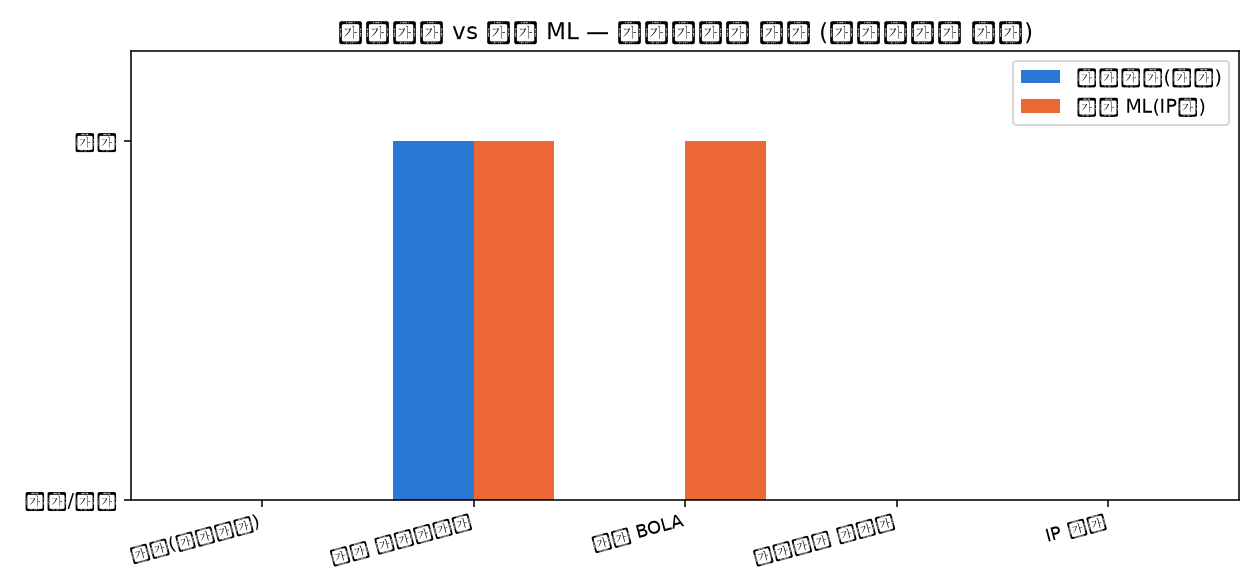

Recreate this plot in Python.
#!/usr/bin/env python3
"""머리맞댄 비교 — 같은 트래픽에 ① ZenSOC 엔트로피(전역) ② 행위 ML(IP별, e2e 고정모델) 을 둘 다 돌린다.

  python compare.py        → results.md · compare.png (같은 폴더)

시나리오마다 '정상 배경 트래픽(여러 IP) + 공격'을 한 전역 스트림으로 만들고:
- 엔트로피: 전역 윈도우 다양성이 baseline 대비 급락하면 탐지 (브루트포스처럼 뒤덮는 공격에 강함)
- ML: 공격 IP 의 15분 창 특징이 고정모델 임계값 아래면 탐지 (조용한·열거 공격에 강함)
결론: 둘의 사각지대가 반대 → 합쳐야 덮인다.
"""
import json
import os
import random
import sys
from datetime import datetime, timedelta, timezone

HERE = os.path.dirname(os.path.abspath(__file__))
sys.path.insert(0, os.path.join(HERE, "ml"))
sys.path.insert(0, HERE)
from entropy_detect import EntropyDetector            # noqa: E402
import features as F                                    # noqa: E402
import detect as D                                      # noqa: E402

NORMAL_PATHS = ["/", "/products.php", "/api/v2/products", "/api/v2/products/{r}", "/api/v2/cart",
                "/assets/style.css", "/assets/app.js", "/api/v2/users/me", "/api/v2/orders/me",
                "/api/v2/categories", "/login.php", "/api/v2/products/search"]


def bg_normal(rng, t0, minutes, n_ips=12, rate_per_min=8):
    """여러 IP 의 정상 브라우징 — 전역 스트림의 배경."""
    reqs = []
    ips = [f"10.1.{rng.randint(0,255)}.{rng.randint(2,254)}" for _ in range(n_ips)]
    t = t0
    for _ in range(int(minutes * rate_per_min)):
        t += timedelta(seconds=rng.expovariate(rate_per_min / 60))
        ip = rng.choice(ips)
        p = rng.choice(NORMAL_PATHS).replace("{r}", str(rng.randint(1, 50)))
        st = 200 if rng.random() < 0.9 else rng.choice([200, 404, 302])
        reqs.append((ip, p, st, t))
    return reqs


def atk_flood(rng, t0):          # 브루트포스/대량 — 한 IP 가 스트림을 뒤덮음
    ip = f"10.9.{rng.randint(0,255)}.{rng.randint(2,254)}"; reqs = []; t = t0
    for i in range(300):
        t += timedelta(seconds=rng.uniform(0.1, 0.5))
        reqs.append((ip, "/api/v2/login", rng.choice([401, 401, 401, 200]), t))
    return reqs, {ip}


def atk_slow(rng, t0):           # 느린 BOLA (명세 안 열거, 14~26초)
    ip = f"10.9.{rng.randint(0,255)}.{rng.randint(2,254)}"; reqs = []; t = t0
    for i in range(25):
        t += timedelta(seconds=rng.uniform(14, 26))
        reqs.append((ip, f"/api/v2/orders/{1000+i}", 200, t))
    return reqs, {ip}


def atk_blend(rng, t0):          # 브라우저 UA + 정상에 섞은 공격
    ip = f"10.9.{rng.randint(0,255)}.{rng.randint(2,254)}"; reqs = []; t = t0
    for i in range(40):
        t += timedelta(seconds=rng.uniform(8, 20))
        if rng.random() < 0.4:
            reqs.append((ip, f"/api/v2/orders/{1000+i}", 200, t))
        else:
            reqs.append((ip, rng.choice(NORMAL_PATHS).replace("{r}", str(rng.randint(1,50))), 200, t))
    return reqs, {ip}


def atk_distributed(rng, t0):    # 여러 IP 로 분산 (창당 몇 건)
    reqs = []; t = t0; ips = set()
    for i in range(25):
        ip = f"10.9.{rng.randint(0,255)}.{rng.randint(2,254)}"; ips.add(ip)
        t += timedelta(seconds=rng.uniform(14, 26))
        reqs.append((ip, f"/api/v2/orders/{1000+i}", 200, t))
    return reqs, ips


SCEN = {"정상(오탐확인)": None, "대량 브루트포스": atk_flood, "느린 BOLA": atk_slow,
        "브라우저 블렌딩": atk_blend, "IP 분산": atk_distributed}


def to_log_lines(reqs):
    """(ip,path,status,t) → Apache combined 줄 (features.parse 가 읽게)."""
    ua = "Mozilla/5.0"
    return [f'{ip} - - [{t:%d/%b/%Y:%H:%M:%S +0000}] "GET {p} HTTP/1.1" {st} 312 "-" "{ua}"'
            for ip, p, st, t in sorted(reqs, key=lambda r: r[3])]


def ml_detect(scorer, reqs, attacker_ips, tmp):
    open(tmp, "w", encoding="utf-8").write("\n".join(to_log_lines(reqs)) + "\n")
    rows = F.parse(tmp)
    by = {}
    for r in rows:
        by.setdefault(r[0], []).append(r)
    hi = scorer.meta["threshold_high"]
    best = None
    for ip in attacker_ips:
        rs = by.get(ip, [])
        if len(rs) < 5:
            continue
        s = scorer.score(F.featurize(rs))[0]   # detect.Scorer.score → (점수, 심각도, 이유)
        best = s if best is None else min(best, s)
    if best is None:
        return {"caught": False, "score": None, "note": "공격 IP 가 창당 5건 미만 — 판단 불가"}
    return {"caught": best < hi, "score": round(best, 4), "note": ""}


def main():
    rng = random.Random(7)
    t0 = datetime(2026, 11, 10, 0, 0, 0, tzinfo=timezone.utc)
    BG = dict(minutes=30, n_ips=12, rate_per_min=8)   # baseline·테스트 배경 동일 조건 (공정)
    ed = EntropyDetector(window=100, k=4.0)
    # baseline = 공격 없는 정상 배경 여러 번(시드 다르게) 이어붙여 평균·표준편차 안정화
    import statistics
    base_series = []
    for seed in range(6):
        base_series += ed._series([(ip, p, st, t) for ip, p, st, t in bg_normal(random.Random(100 + seed), t0, **BG)])
    ed.baseline = {k: (statistics.fmean([s[k] for s in base_series]), statistics.pstdev([s[k] for s in base_series]) or 1e-6)
                   for k in ("shannon_path", "shannon_status", "shannon_srcip")}
    scorer = D.Scorer(os.path.join(HERE, "ml", "model"))
    tmp = os.path.join(HERE, "_cmp.log")

    rows = []
    for name, atk in SCEN.items():
        bg = bg_normal(rng, t0, **BG)
        if atk is None:
            reqs, aips = bg, set()
        else:
            a, aips = atk(rng, t0 + timedelta(minutes=5))
            reqs = bg + a
        ent = ed.detect([(ip, p, st, t) for ip, p, st, t in reqs])
        ml = ml_detect(scorer, reqs, aips, tmp) if aips else {"caught": False, "score": None, "note": "공격 없음"}
        rows.append((name, atk is not None, ent, ml))
    if os.path.exists(tmp):
        os.remove(tmp)

    def mark(caught, is_atk):
        return ("✅ 탐지" if caught else "⛔ 놓침") if is_atk else ("⚠️ 오탐" if caught else "✅ 정상")
    L = ["# 엔트로피 vs 행위 ML — 머리맞댄 비교 (같은 트래픽)", "",
         f"- 엔트로피: ZenSOC 수식(slack_alert.py) 그대로, **전역** 윈도우 100, baseline−{ed.k}σ 급락 시 탐지",
         f"- ML: e2e 고정모델(`ml/model`, 학습 {scorer.meta['n_windows']}창, high<{scorer.meta['threshold_high']}), **IP별** 15분 창",
         "- 배경: 정상 브라우징(여러 IP) 위에 공격을 얹은 하나의 전역 스트림", "",
         "| 시나리오 | 엔트로피(전역) | 행위 ML(IP별) | 설명 |", "|---|---|---|---|"]
    note = {"정상(오탐확인)": "둘 다 조용해야 정상", "대량 브루트포스": "한 IP 가 스트림 뒤덮음 → 엔트로피 급락",
            "느린 BOLA": "공격 몇 건이 정상에 묻힘 → 전역 엔트로피 안 흔들림 / IP별 ML 은 분리",
            "브라우저 블렌딩": "정상처럼 보임 — 둘 다 어려움", "IP 분산": "IP마다 몇 건 → ML 창 5건 미만, 엔트로피도 전역선 안 흔들림"}
    for name, is_atk, ent, ml in rows:
        L.append(f"| {name} | {mark(ent['caught'], is_atk)} ({ent['below_windows']}/{ent['need']}창 급락, 최대 {ent['max_drop_sigma']}σ, {ent['signal']}) | "
                 f"{mark(ml['caught'], is_atk)} ({'점수 ' + str(ml['score']) if ml['score'] is not None else ml['note']}) | {note.get(name,'')} |")
    L += ["", "## 읽는 법", "",
          "- **대량 브루트포스**: 엔트로피가 잡고 ML(IP별 15분)은 오히려 묻힐 수 있다 → 엔트로피의 강점.",
          "- **느린 BOLA / 블렌딩**: 전역 엔트로피는 정상 트래픽에 희석돼 못 본다. IP별 ML 이 잡는다 → ML 의 강점.",
          "- **IP 분산**: 둘 다 약하다(엔트로피=전역선 안 흔들림, ML=창당 5건 미만). 남은 숙제 = 계정·세션 단위.",
          "- → **두 탐지의 사각지대가 반대.** ZenSOC 에 행위 ML 층을 더하면 서로의 빈틈을 덮는다.", "",
          "> 한계: 합성 트래픽(상태코드·분포가 단순)·오프라인 재생. 실데이터·부하는 별도. 상세 근거 `../../shadow_api_monitoring/e2e_story/eval/`."]
    # 부록: 윈도우 스윕 (윈도우를 키워도 느린 공격은 못 잡음 — 집계 단위 문제)
    import window_sweep
    sw = window_sweep.main()
    L += ["", "## 부록 — \"윈도우를 늘리면 느린 공격도 잡히나?\" (window_sweep.py)", "",
          "경로 Shannon 엔트로피, 전역 윈도우 100→300→600:", "",
          "| 윈도우 | 정상(오탐) | 브루트포스 | 느린 BOLA |", "|---|---|---|---|"]
    for W, nrm, fl, sl in sw:
        L.append(f"| {W} | {nrm}σ | {fl}σ ✅ | **{sl}σ** {'✅' if sl >= ed.k else '⛔'} |")
    L += ["",
          "- 윈도우를 키우면 정상 오탐 노이즈는 조금 준다. 하지만 **느린 BOLA 는 그대로 미탐**이고 브루트포스는 오히려 약해진다.",
          "- 조용한 공격자는 전체의 ~9%(창 안에선 더 작음) → 전역 집계에선 창을 키울수록 비중이 더 작아진다.",
          "- **윈도우 크기 문제가 아니라 '집계 단위' 문제.** 조용한 한 IP 는 전역 집계로 못 분리 → IP별(ML)이 답. 과민 오탐은 ① 지속 하락 요구 ② 흔들리는 srcip 대신 안정적 경로 신호로 해결."]
    open(os.path.join(HERE, "results.md"), "w", encoding="utf-8", newline="\n").write("\n".join(L))
    print("\n".join(L))
    write_chart(rows)


def write_chart(rows):
    try:
        import matplotlib
        matplotlib.use("Agg")
        import matplotlib.pyplot as plt
    except ImportError:
        print("(matplotlib 없음 — compare.png 건너뜀)")
        return
    names = [r[0] for r in rows]
    ent = [1 if r[2]["caught"] else 0 for r in rows]
    ml = [1 if r[3]["caught"] else 0 for r in rows]
    import numpy as np
    x = np.arange(len(names)); w = 0.38
    fig, ax = plt.subplots(figsize=(9, 4.2))
    ax.bar(x - w/2, ent, w, label="엔트로피(전역)", color="#2a78d6")
    ax.bar(x + w/2, ml, w, label="행위 ML(IP별)", color="#eb6834")
    ax.set_xticks(x); ax.set_xticklabels(names, rotation=15, ha="right", fontsize=9)
    ax.set_yticks([0, 1]); ax.set_yticklabels(["놓침/정상", "탐지"]); ax.set_ylim(0, 1.25)
    ax.set_title("엔트로피 vs 행위 ML — 시나리오별 탐지 (사각지대가 반대)")
    ax.legend(loc="upper right"); fig.tight_layout()
    try:
        plt.rcParams["font.family"] = "Malgun Gothic"
    except Exception:
        pass
    fig.savefig(os.path.join(HERE, "compare.png"), dpi=140)
    print("저장: compare.png")


if __name__ == "__main__":
    main()
